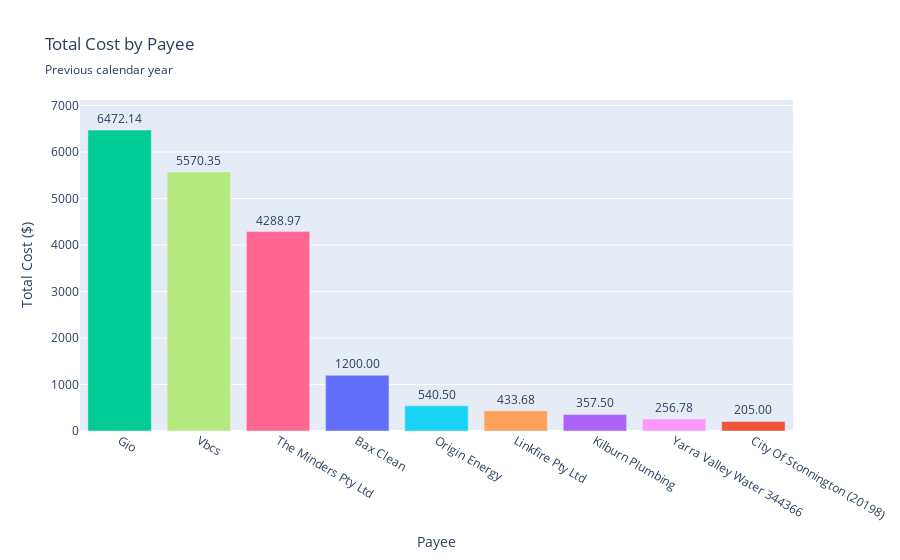

Notebook code for this chart:
### Code cell
toplot = previous_calendar_year

# Group by Payee and sum Cost
payee_totals = toplot.groupby('Payee', as_index=False)['Cost'].sum()

max_payee = max(payee_totals['Cost']) # used below for formatting

fig = px.bar(
    payee_totals,
    x='Payee',
    y='Cost',
    title='Total Cost by Payee',
    subtitle='Previous calendar year',
    labels={'Cost': 'Total Cost ($)'},
    color='Payee',
    text='Cost'
)
fig.update_traces(texttemplate='%{text:.2f}', textposition='outside')
fig.update_layout(xaxis={'categoryorder':'total descending'})
fig.update_layout(yaxis_range=[0, max_payee+max_payee/10]) # to ensure it's not cutoff
fig.update_layout(showlegend=False)
fig.show()

fig.write_image("images/costs-previous_calendar_year.pdf")

### Figure 1 — Plotly figure (JSON) as saved in the notebook; plotly's stock layout.template omitted (floating-point values rounded to 4 significant figures)
{"data": [{"hovertemplate": "Payee=%{x}<br>Total Cost ($)=%{text}<extra></extra>", "legendgroup": "Bax Clean", "marker": {"color": "#636efa", "pattern": {"shape": ""}}, "name": "Bax Clean", "orientation": "v", "showlegend": true, "text": [1200.0], "textposition": "outside", "texttemplate": "%{text:.2f}", "type": "bar", "x": ["Bax Clean"], "xaxis": "x", "y": [1200.0], "yaxis": "y"}, {"hovertemplate": "Payee=%{x}<br>Total Cost ($)=%{text}<extra></extra>", "legendgroup": "City Of Stonnington (20198)", "marker": {"color": "#EF553B", "pattern": {"shape": ""}}, "name": "City Of Stonnington (20198)", "orientation": "v", "showlegend": true, "text": [205.0], "textposition": "outside", "texttemplate": "%{text:.2f}", "type": "bar", "x": ["City Of Stonnington (20198)"], "xaxis": "x", "y": [205.0], "yaxis": "y"}, {"hovertemplate": "Payee=%{x}<br>Total Cost ($)=%{text}<extra></extra>", "legendgroup": "Gio", "marker": {"color": "#00cc96", "pattern": {"shape": ""}}, "name": "Gio", "orientation": "v", "showlegend": true, "text": [6472.0], "textposition": "outside", "texttemplate": "%{text:.2f}", "type": "bar", "x": ["Gio"], "xaxis": "x", "y": [6472.0], "yaxis": "y"}, {"hovertemplate": "Payee=%{x}<br>Total Cost ($)=%{text}<extra></extra>", "legendgroup": "Kilburn Plumbing", "marker": {"color": "#ab63fa", "pattern": {"shape": ""}}, "name": "Kilburn Plumbing", "orientation": "v", "showlegend": true, "text": [357.5], "textposition": "outside", "texttemplate": "%{text:.2f}", "type": "bar", "x": ["Kilburn Plumbing"], "xaxis": "x", "y": [357.5], "yaxis": "y"}, {"hovertemplate": "Payee=%{x}<br>Total Cost ($)=%{text}<extra></extra>", "legendgroup": "Linkfire Pty Ltd", "marker": {"color": "#FFA15A", "pattern": {"shape": ""}}, "name": "Linkfire Pty Ltd", "orientation": "v", "showlegend": true, "text": [433.7], "textposition": "outside", "texttemplate": "%{text:.2f}", "type": "bar", "x": ["Linkfire Pty Ltd"], "xaxis": "x", "y": [433.7], "yaxis": "y"}, {"hovertemplate": "Payee=%{x}<br>Total Cost ($)=%{text}<extra></extra>", "legendgroup": "Origin Energy", "marker": {"color": "#19d3f3", "pattern": {"shape": ""}}, "name": "Origin Energy", "orientation": "v", "showlegend": true, "text": [540.5], "textposition": "outside", "texttemplate": "%{text:.2f}", "type": "bar", "x": ["Origin Energy"], "xaxis": "x", "y": [540.5], "yaxis": "y"}, {"hovertemplate": "Payee=%{x}<br>Total Cost ($)=%{text}<extra></extra>", "legendgroup": "The Minders Pty Ltd", "marker": {"color": "#FF6692", "pattern": {"shape": ""}}, "name": "The Minders Pty Ltd", "orientation": "v", "showlegend": true, "text": [4289.0], "textposition": "outside", "texttemplate": "%{text:.2f}", "type": "bar", "x": ["The Minders Pty Ltd"], "xaxis": "x", "y": [4289.0], "yaxis": "y"}, {"hovertemplate": "Payee=%{x}<br>Total Cost ($)=%{text}<extra></extra>", "legendgroup": "Vbcs", "marker": {"color": "#B6E880", "pattern": {"shape": ""}}, "name": "Vbcs", "orientation": "v", "showlegend": true, "text": [5570.0], "textposition": "outside", "texttemplate": "%{text:.2f}", "type": "bar", "x": ["Vbcs"], "xaxis": "x", "y": [5570.0], "yaxis": "y"}, {"hovertemplate": "Payee=%{x}<br>Total Cost ($)=%{text}<extra></extra>", "legendgroup": "Yarra Valley Water 344366", "marker": {"color": "#FF97FF", "pattern": {"shape": ""}}, "name": "Yarra Valley Water 344366", "orientation": "v", "showlegend": true, "text": [256.8], "textposition": "outside", "texttemplate": "%{text:.2f}", "type": "bar", "x": ["Yarra Valley Water 344366"], "xaxis": "x", "y": [256.8], "yaxis": "y"}], "layout": {"barmode": "relative", "legend": {"title": {"text": "Payee"}, "tracegroupgap": 0}, "showlegend": false, "title": {"subtitle": {"text": "Previous calendar year"}, "text": "Total Cost by Payee"}, "xaxis": {"anchor": "y", "categoryarray": ["Bax Clean", "City Of Stonnington (20198)", "Gio", "Kilburn Plumbing", "Linkfire Pty Ltd", "Origin Energy", "The Minders Pty Ltd", "Vbcs", "Yarra Valley Water 344366"], "categoryorder": "total descending", "domain": [0, 1], "title": {"text": "Payee"}}, "yaxis": {"anchor": "x", "domain": [0, 1], "range": [0, 7119.0], "title": {"text": "Total Cost ($)"}}}}
